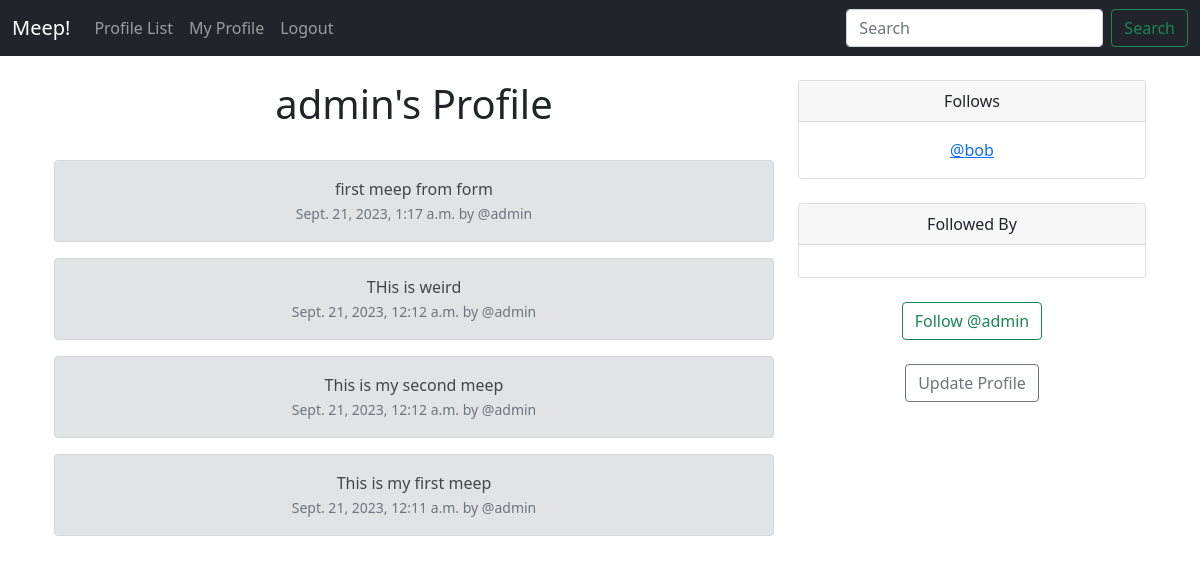
Screenshot of /profile/1 (signed in) with the database file from the repository.
### social/models.py (models this page shows, shortened)
class Profile(models.Model):
    user = models.OneToOneField(User, on_delete=models.CASCADE)
    follows = models.ManyToManyField(
        "self",
        related_name="followed_by",
        symmetrical=False,  # if you follow someone they're NOT required to follow you back
        blank=True,  # you're not required to follow anyone
    )
    date_modified = models.DateTimeField(User, auto_now=True)
    def __str__(self):
        return self.user.username

class Meep(models.Model):
    user = models.ForeignKey(User, related_name="meeps", on_delete=models.DO_NOTHING)
    body = models.CharField(max_length=200)
    created_at = models.DateTimeField(auto_now_add=True)

### social/views.py (the view, shortened to what this page needs)
# urls.py: path("profile/<int:pk>", views.profile, name="profile"),
def profile(request, pk):
    if request.user.is_authenticated:
        profile = Profile.objects.get(user_id=pk)
        meeps = Meep.objects.filter(user_id=pk).order_by("-created_at")
        return render(request, "profile.html", {"profile": profile, "meeps": meeps})
    else:
        messages.success(request, ("You must be logged in to view this page"))
        return redirect("home")

### social/templates/profile.html (shortened to what this page needs)
{% extends 'base.html' %}
{% block content %}
{% if profile %}
<div class="container text-center">
    <div class="row">
        <div class="col-8">
            <h1>{{ profile.user.username }}'s Profile</h1>
            <br />
            {% if meeps %}
            {% for meep in meeps %}
            <div class="alert alert-secondary" role="alert">
                {{ meep.body }} <br />
                <small class="text-muted">
                    {{ meep.created_at }} by @{{ meep.user.username }}
                </small>
            </div>
            {% endfor %}
            {% endif %}
        </div>
        <div class="col-4">
            <div class="card">
                <div class="card-header">
                    Follows
                </div>
                <div class="card-body">
                    {% for following in profile.follows.all %}
                    <a href="{% url 'profile' following.user.id %}">@{{ following }}</a><br />
                    {% endfor %}
                </div>
            </div>
            <br />
            <div class="card">
                <div class="card-header">
                    Followed By
                </div>
                <div class="card-body">
                </div>
            </div>
            <br />
            <form method="POST">
                {% if profile in user.profile.follows.all %}
                <button type="submit" class="btn btn-outline-danger" name="follow" value="unfollow">
                    Unfollow @{{ profile.user.username|lower }}
                </button>
                {% else %}
                <button type="submit" class="btn btn-outline-success" name="follow" value="follow">
                    Follow @{{ profile.user.username|lower }}
                </button>
                {% endif %}
            </form>
            <br />
            {% if request.user.id == profile.user.id %}
            <a href="{% url 'update_user' %}" class="btn btn-outline-secondary">Update Profile</a>
            {% endif %}
        </div>
    </div>
</div>
{% endif %}
{% endblock %}

### rows the page displays
Profile: user.username "admin"
Meep: body "first meep from form", created_at "Sept. 21, 2023, 1:17 a.m.", user.username "admin"
Meep: body "THis is weird", created_at "Sept. 21, 2023, 12:12 a.m.", user.username "admin"
Meep: body "This is my second meep", created_at "Sept. 21, 2023, 12:12 a.m.", user.username "admin"
Meep: body "This is my first meep", created_at "Sept. 21, 2023, 12:11 a.m.", user.username "admin"
Profile: user.username "bob"
